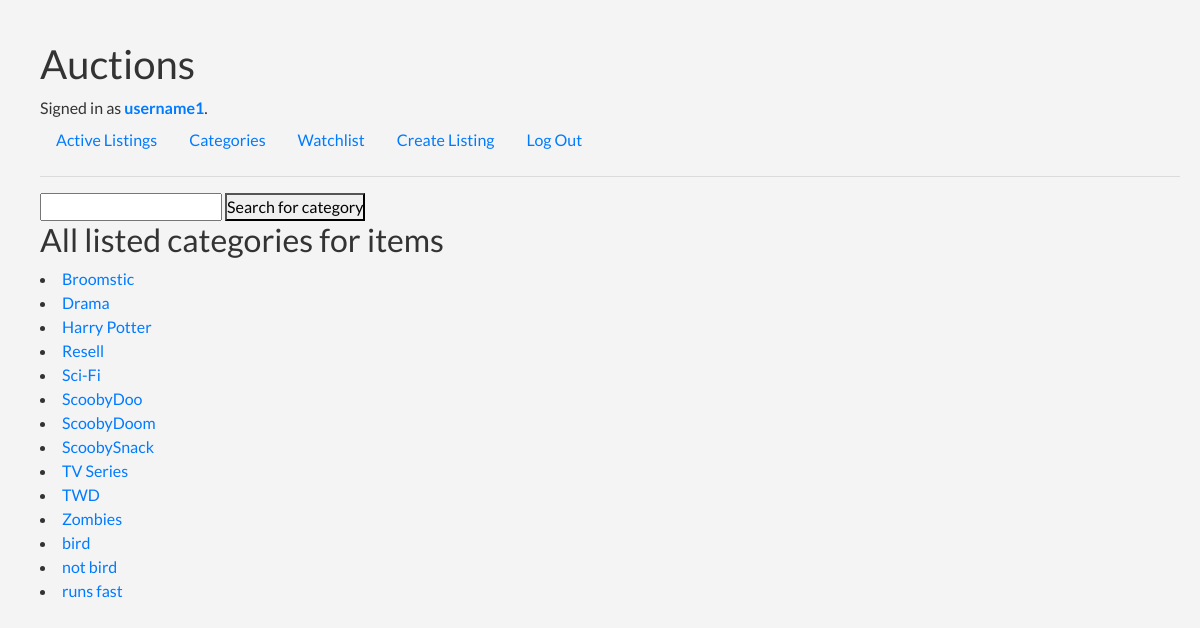
Page /categories (signed in) on the committed database.
### auctions/models.py (models this page shows)
class User(AbstractUser):
    time_created = models.DateTimeField(default=timezone.now)
    verified = models.BooleanField(default=False)
    image2 = models.FilePathField(default='/images/avatar.png', verbose_name='image')

class Category(models.Model):
    auction_id = models.ForeignKey(
        AuctionListings,
        on_delete=models.CASCADE
    )
    category = models.CharField(max_length=50, default = None)

### auctions/views.py (the view)
# urls.py: path("categories", views.categories, name="categories"),
@login_required
def categories(request):
    auctions = Category.objects.all()
    categories = list({auction.category for auction in auctions if auction.category})
    categories.sort()
    return render(request, "auctions/categories.html", {
        "categories" : categories
        }
    )

### auctions/templates/auctions/categories.html (shortened to what this page needs)
{% extends "auctions/layout.html" %}
{% block body %}
	<input type="text" id="categories_autocomplete">
	<button id="categories_autocomplete_button">Search for category</button>
    <h2>All listed categories for items</h2>
	{% for x in categories %}
		<li class="nav-item"> <a href="/categories/{{x}}">{{x}} </a> </li>
	{% empty %}
		No listed categories found..
	{% endfor %}
{% endblock %}

### auctions/templates/auctions/layout.html (shortened to what this page needs)
{% load static %}
<!DOCTYPE html>
<html lang="en">
    <head>
        <link rel="stylesheet" href="https://stackpath.bootstrapcdn.com/bootstrap/4.4.1/css/bootstrap.min.css">
        <link href="{% static 'auctions/styles.css' %}" rel="stylesheet">
    <link rel="stylesheet" href="https://maxcdn.bootstrapcdn.com/font-awesome/4.2.0/css/font-awesome.min.css">
    <link href="http://ajax.googleapis.com/ajax/libs/jqueryui/1.8.16/themes/ui-lightness/jquery-ui.css" rel="stylesheet" type="text/css" />
    </head>
    <body>
        <h1>Auctions</h1>
        <div>
            {% if user.is_authenticated %}
                Signed in as <a href="/user/{{user.username}}"><strong>{{ user.username }}</strong></a>.
            {% else %}
                Not signed in.
            {% endif %}
        </div>
        <ul class="nav">
            <li class="nav-item">
                <a class="nav-link" href="{% url 'index' %}">Active Listings</a>
            </li>
            {% if user.is_authenticated %}
                <li class="nav-item">
                    <a class="nav-link" href="{% url 'categories' %}">Categories</a>
                </li>
                <li class="nav-item">
                    <a class="nav-link" href="{% url 'watchlist' user.username %}">Watchlist</a>
                </li>
                <li class="nav-item">
                    <a class="nav-link" href="{% url 'listing' %}">Create Listing</a>
                </li>
				<li class="nav-item">
                    <a class="nav-link" href="{% url 'logout' %}">Log Out</a>
                </li>
            {% endif %}
        </ul>
        <hr>
        {% block body %}
        {% endblock %}
    </body>
</html>

### auctions/static/auctions/styles.css (style rules this page uses)
*, *:before, *:after { margin: 0; padding: 0; -webkit-box-sizing: border-box; transition: all 0.2s ease; }
body, html { height: 100%; width: 100%; }
body { margin : 10px; font-family: "Lato", sans-serif; font-size: 1rem; padding: 30px; color: #333; background-color: #f4f4f4; background-image: url("background.jpg"); }

### rows in the picture
User: username "username1"
Category: categories "Broomstic"
Category: categories "Drama"
Category: categories "Harry Potter"
Category: categories "Resell"
Category: categories "Sci-Fi"
Category: categories "ScoobyDoo"
Category: categories "ScoobyDoom"
Category: categories "ScoobySnack"
Category: categories "TV Series"
Category: categories "TWD"
Category: categories "Zombies"
Category: categories "bird"
Category: categories "not bird"
Category: categories "runs fast"
